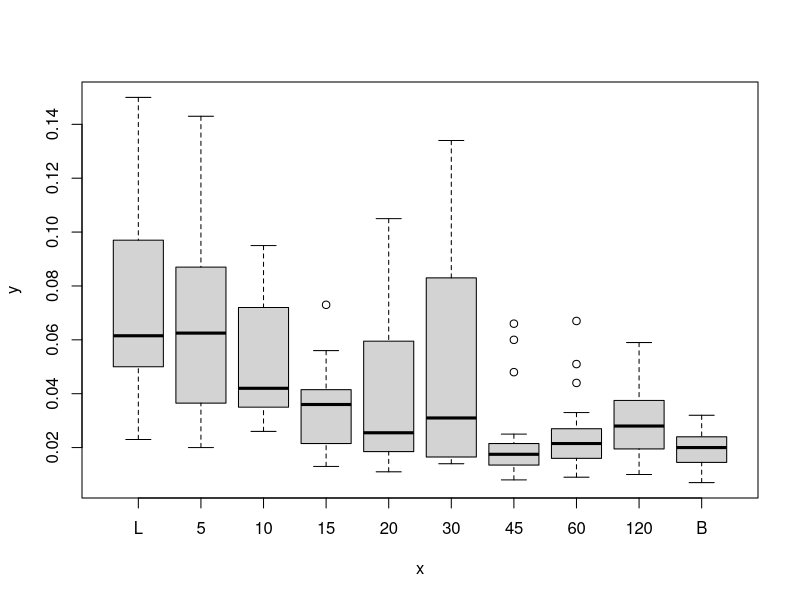
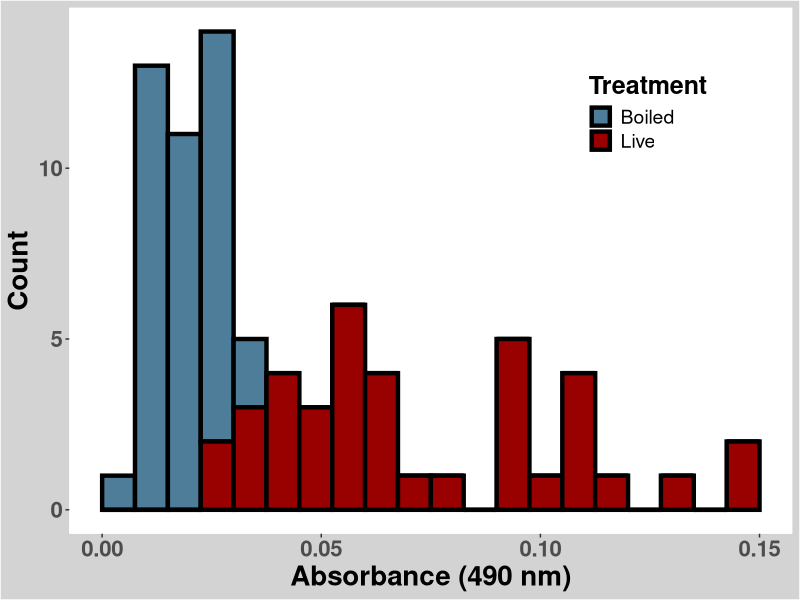
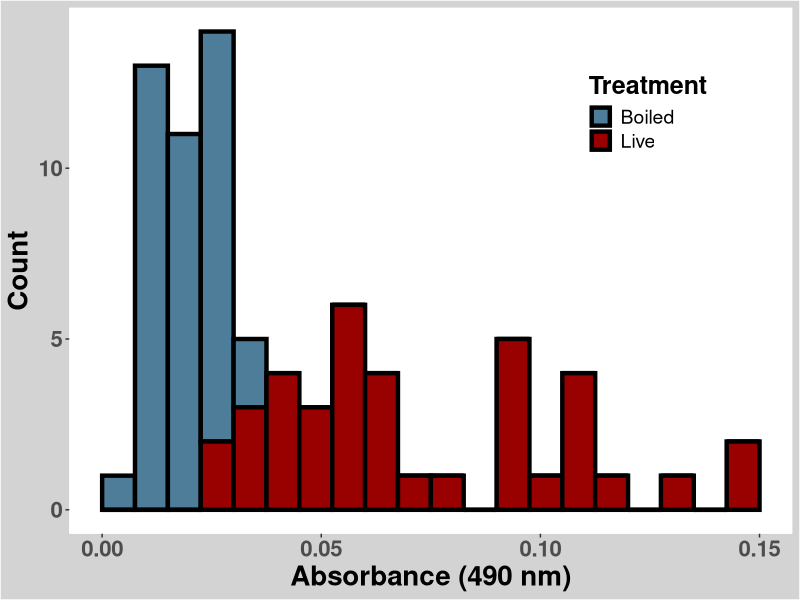
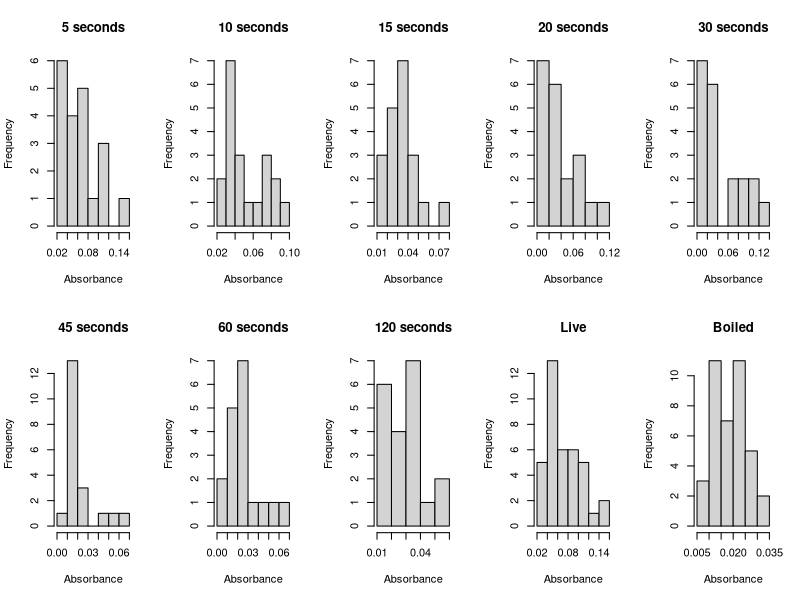
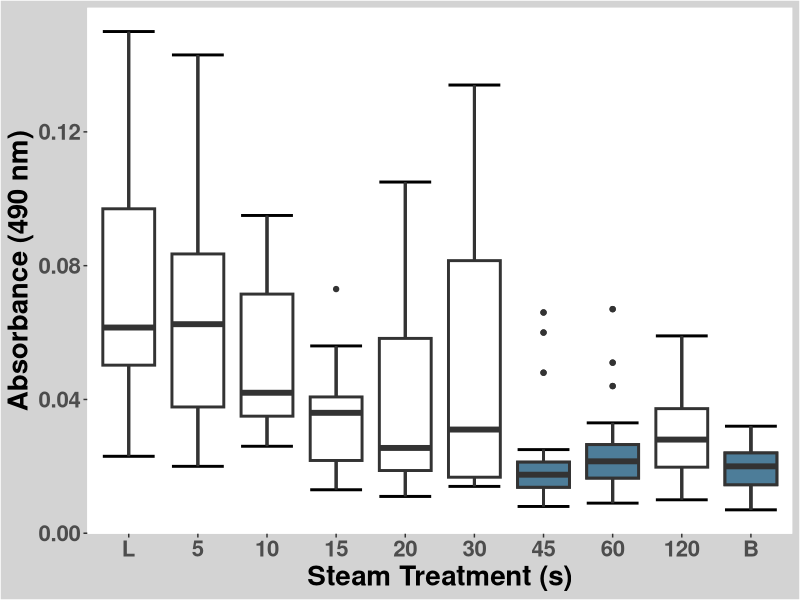
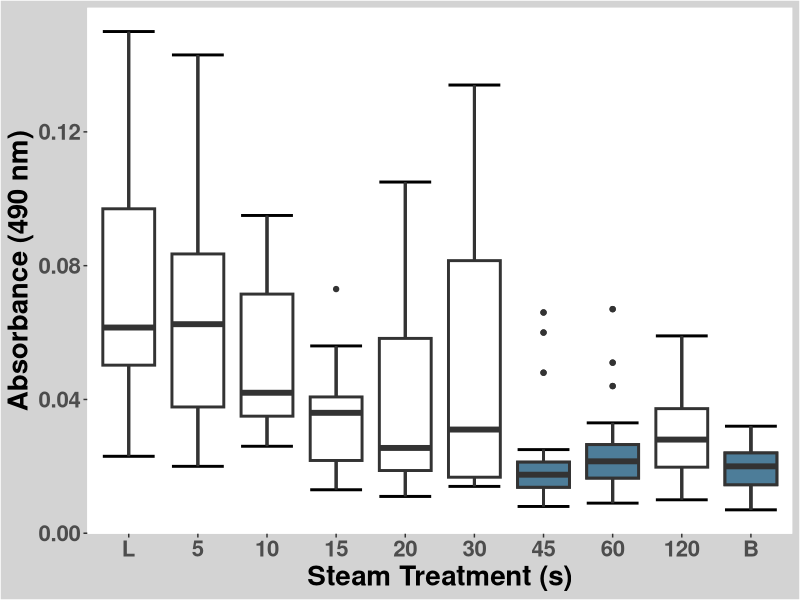
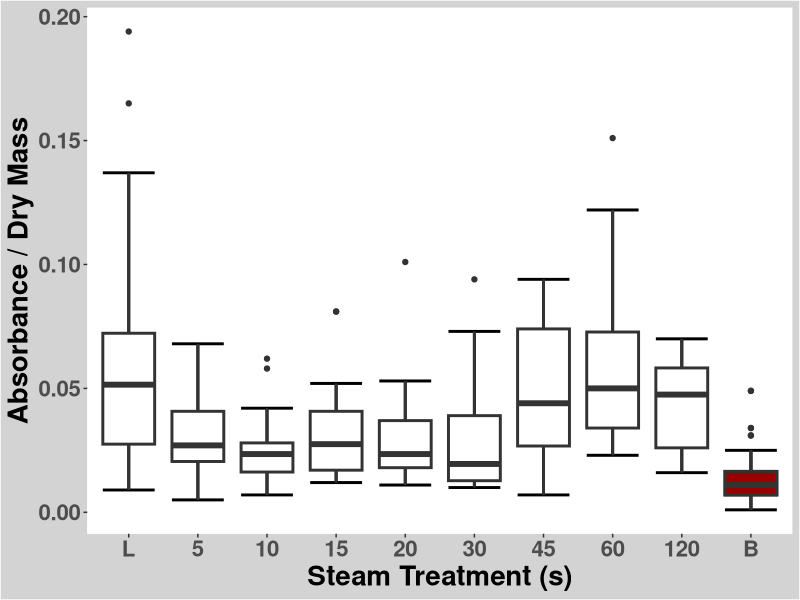
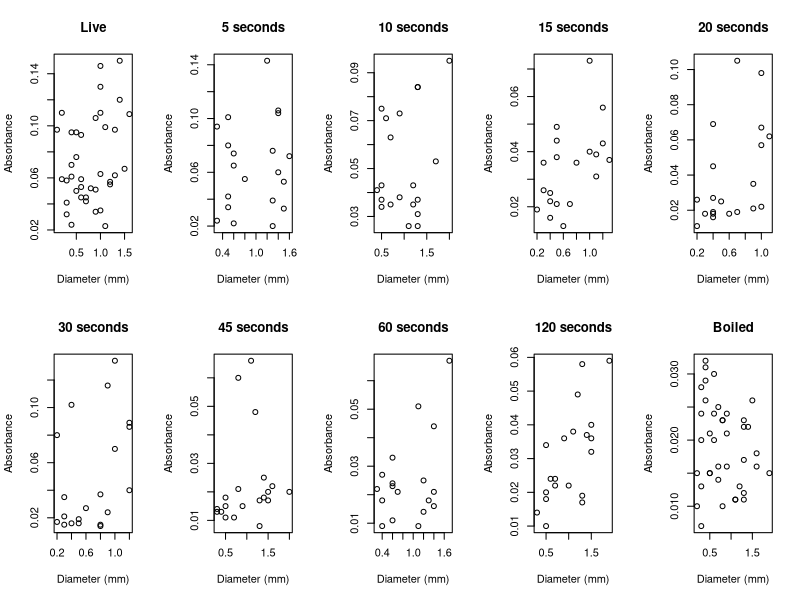

The R source for these figures, in order:
## ---- chunk 1
knitr::opts_chunk$set(echo = TRUE)
## ---- chunk 2
#Install necessary packages
if (!require("ggplot2")) install.packages("ggplot2")
if (!require("car")) install.packages("car")
if (!require("lme4")) install.packages("lme4")
## ---- chunk 3
#Read in csv file and delete empty columns
all_peas = read.csv(file = "../data/FinalDataPeas.csv", header = TRUE)

head(all_peas)
all_peas = all_peas[,-c(14:19)]

colnames(all_peas)
nrow(all_peas)
## ---- chunk 4
#Remove rows of samples eliminated because of experimental mistakes
Sample = match("Smp",colnames(all_peas))
Plant_id = match("Plant", colnames(all_peas))

for(i in nrow(all_peas):1) {
    if(all_peas[i,Sample] == 90 | 
       all_peas[i,Sample] == 91 | 
       all_peas[i,Sample] == 177|
      all_peas[i,Plant_id] == 82) {
          all_peas = all_peas[-i,]
    }
}

nrow(all_peas)
## ---- chunk 5
#Order Treatments by Steam Time
all_peas$Trmt = factor(all_peas$Trmt, 
                       levels = c('L', '5', '10', '15', '20', 
                                  '30', '45', '60', '120', 'B'))
## ---- chunk 6
#Create Numeric Treatments Column for Regressions
all_peas$Time = ifelse(all_peas$Trmt == 'L', 0, ifelse(all_peas$Trmt == 'B', NA, as.numeric(as.character(all_peas$Trmt))))

head(all_peas)
## ---- chunk 7
#Subset Data by Treatment
Trmt_5 = subset(all_peas, all_peas$Trmt == '5')
nrow(Trmt_5)

Trmt_10 = subset(all_peas, all_peas$Trmt == '10')
Trmt_15 = subset(all_peas, all_peas$Trmt == '15')
Trmt_20 = subset(all_peas, all_peas$Trmt == '20')
Trmt_30 = subset(all_peas, all_peas$Trmt == '30')
Trmt_45 = subset(all_peas, all_peas$Trmt == '45')
Trmt_60 = subset(all_peas, all_peas$Trmt == '60')
Trmt_120 = subset(all_peas, all_peas$Trmt == '120')
Trmt_L = subset(all_peas, all_peas$Trmt == 'L')
Trmt_B = subset(all_peas, all_peas$Trmt == 'B')
## ---- chunk 8
#Look at absorbance data of all treatments without mass removed
plot(all_peas$Trmt, all_peas$Abs_Blk)
## ---- chunk 9
#Reorganize Control Data
control_data = rbind(Trmt_L, Trmt_B)

nrow(control_data)

control_data$Trmt = factor(control_data$Trmt, 
                       levels = c('B','L'))
## ---- chunk 10
#Make aesthetically pleasing histogram of controls
pdf('../figs/controls_histogram.pdf')
controls_hist = ggplot(data=control_data, aes(x = Abs_Blk)) + 
  geom_histogram(aes(fill = Trmt), breaks=seq(0, 0.15, by=0.0075), colour="black", size = 1.5) +
  scale_fill_manual(values=c("#4D7D99", "#990000"),name="Treatment",
          breaks=c("B", "L"), 
          labels=c("Boiled", "Live")) +
  theme(axis.text = element_text(face = "bold", size = 16), 
          axis.title = element_text(face = "bold", size = 20),
          legend.position = c(0.8, 0.8),
          legend.title = element_text(size=18, face="bold"),
          legend.text = element_text(size = 14),
          panel.grid.major = element_blank(),
          panel.grid.minor = element_blank(),
          panel.background = element_rect(fill = "white", colour = "white"),
          plot.background = element_rect(fill = "lightgray")) +
  xlab("Absorbance (490 nm)") +
  ylab("Count")
  
 
controls_hist
## ---- chunk 11
#Look at histogram of controls
controls_hist
## ---- chunk 12
#Look at distribution of absorbance data by treatment
par(mfrow = c(2,5))

hist(Trmt_5$Abs_Blk, main = "5 seconds", xlab = "Absorbance")
hist(Trmt_10$Abs_Blk, main = "10 seconds", xlab = "Absorbance")
hist(Trmt_15$Abs_Blk, main = "15 seconds", xlab = "Absorbance")
hist(Trmt_20$Abs_Blk, main = "20 seconds", xlab = "Absorbance")
hist(Trmt_30$Abs_Blk, main = "30 seconds", xlab = "Absorbance")
hist(Trmt_45$Abs_Blk, main = "45 seconds", xlab = "Absorbance")
hist(Trmt_60$Abs_Blk, main = "60 seconds", xlab = "Absorbance")
hist(Trmt_120$Abs_Blk, main = "120 seconds", xlab = "Absorbance")
hist(Trmt_L$Abs_Blk, main = "Live", xlab = "Absorbance")
hist(Trmt_B$Abs_Blk, main = "Boiled", xlab = "Absorbance")
## ---- chunk 13
#Reorder the contrasts so treatments will be compared to boiled controls
all_peas$Trmt = factor(all_peas$Trmt, levels = c('B', 'L', '5', '10', '15', '20',
                                                 '30', '45', '60', '120'))
contrasts(all_peas$Trmt) 

#Create GLM model of the gamma family (because absorbance is > 0 and continuous)
Trmt_model = glm(Abs_Blk ~ Trmt, data = all_peas, family = Gamma())

summary(Trmt_model)
Anova(Trmt_model, type =3)
## ---- chunk 14
#Reorder Treatments by Steam Time
all_peas$Trmt = factor(all_peas$Trmt, levels = c('L', '5', '10', '15', '20',
                                                 '30', '45', '60', '120', 'B'))

#Create aesthetically pleasing boxplot 
    #with treatments significantly different from boiled controls highlighted
pdf('../figs/boxplot.pdf')
final_boxplot = ggplot(all_peas, aes(x = Trmt, y = Abs_Blk)) + 
    stat_boxplot(geom = 'errorbar', lwd =1) + 
    geom_boxplot(lwd = 1) + 
    theme(panel.grid.major = element_blank(), 
          panel.grid.minor = element_blank(), 
          panel.background = element_rect(fill = "white", colour = "white"), 
          plot.background = element_rect(fill = "lightgray"), 
          legend.position ="hidden",
          axis.text = element_text(face = "bold", size = 16),
          axis.title = element_text(face = "bold", size = 20)) +
    xlab("Steam Treatment (s)") +
    ylab("Absorbance (490 nm)") +
    geom_boxplot(data=all_peas[all_peas$Trmt=="B",], aes(x = Trmt, y = Abs_Blk),
                 fill="#4D7D99", lwd = 1) +
    geom_boxplot(data=all_peas[all_peas$Trmt=="45",], aes(x = Trmt, y = Abs_Blk),
                 fill="#4D7D99", lwd = 1) +
    geom_boxplot(data=all_peas[all_peas$Trmt=="60",], aes(x = Trmt, y = Abs_Blk),
                 fill="#4D7D99", lwd = 1)
final_boxplot
## ---- chunk 15
##Look at boxplot
final_boxplot
## ---- chunk 16
#Create GLM model of the gamma family for mass corrected data
all_peas$Trmt = factor(all_peas$Trmt, levels = c('B', 'L', '5', '10', '15', '20',
                                                 '30', '45', '60', '120'))

Mass_Trmt_model = glm(Abs_Mass ~ Trmt, data = all_peas, family = Gamma())

summary(Mass_Trmt_model)
Anova(Mass_Trmt_model, type =3)
## ---- chunk 17
#Reorder treatments by steam time
all_peas$Trmt = factor(all_peas$Trmt, levels = c('L', '5', '10', '15', '20',
                                                 '30', '45', '60', '120', 'B'))

#Make aesthetically pleasing mass corrected boxplot for comparison
masses_boxplot = ggplot(all_peas, aes(x = Trmt, y = Abs_Mass)) + 
    stat_boxplot(geom = 'errorbar', lwd =1) + 
    geom_boxplot(lwd = 1) + 
    theme(panel.grid.major = element_blank(), 
          panel.grid.minor = element_blank(), 
          panel.background = element_rect(fill = "white", colour = "white"), 
          plot.background = element_rect(fill = "lightgray"), 
          legend.position ="hidden",
          axis.text = element_text(face = "bold", size = 16),
          axis.title = element_text(face = "bold", size = 20)) +
    xlab("Steam Treatment (s)") +
    ylab("Absorbance / Dry Mass") +
    geom_boxplot(data=all_peas[all_peas$Trmt=="B",], aes(x = Trmt, y = Abs_Mass),
                 fill="#990000", lwd = 1)
masses_boxplot
## ---- chunk 18
#Check Significance of Diameter
Diam_model = glm(Abs_Blk ~ Diam, data = all_peas, family = Gamma())

summary(Diam_model)
Anova(Diam_model, type =3)
## ---- chunk 19
#Look at the positive diameter trend by treatment and notice it in live controls
par(mfrow = c(2,5))
plot(Abs_Blk ~ Diam, data = Trmt_L, main = "Live", xlab = "Diameter (mm)", ylab = "Absorbance")
plot(Abs_Blk ~ Diam, data = Trmt_5, main = "5 seconds", xlab = "Diameter (mm)", ylab = "Absorbance")
plot(Abs_Blk ~ Diam, data = Trmt_10, main = "10 seconds", xlab = "Diameter (mm)", ylab = "Absorbance")
plot(Abs_Blk ~ Diam, data = Trmt_15, main = "15 seconds", xlab = "Diameter (mm)", ylab = "Absorbance")
plot(Abs_Blk ~ Diam, data = Trmt_20, main = "20 seconds", xlab = "Diameter (mm)", ylab = "Absorbance")
plot(Abs_Blk ~ Diam, data = Trmt_30, main = "30 seconds", xlab = "Diameter (mm)", ylab = "Absorbance")
plot(Abs_Blk ~ Diam, data = Trmt_45, main = "45 seconds", xlab = "Diameter (mm)", ylab = "Absorbance")
plot(Abs_Blk ~ Diam, data = Trmt_60, main = "60 seconds", xlab = "Diameter (mm)", ylab = "Absorbance")
plot(Abs_Blk ~ Diam, data = Trmt_120, main = "120 seconds", xlab = "Diameter (mm)", ylab = "Absorbance")
plot(Abs_Blk ~ Diam, data = Trmt_B, main = "Boiled", xlab = "Diameter (mm)", ylab = "Absorbance")
## ---- chunk 20
#Check diameter trend of live controls to see it is close to being significant
Diam_Live_model = glm(Abs_Blk ~ Diam, data = Trmt_L, family = Gamma())

summary(Diam_Live_model)
Anova(Diam_Live_model, type =3)
## ---- chunk 21
#Make aesthetically pleasing plot of diameter trends with GLM models
pdf('../figs/diam_plot.pdf')
diam_plot = ggplot(all_peas, aes(x=Diam, y=Abs_Blk)) +
    geom_point()  + 
    stat_smooth(method=glm,method.args = list(family = "Gamma"), se=FALSE, 
                color = "#4D7D99") +
    facet_wrap(~ Trmt, nrow = 2) + 
    theme(panel.grid.major = element_blank(), 
          panel.grid.minor = element_blank(), 
          panel.background = element_rect(fill = "white", colour = "white"), 
          plot.background = element_rect(fill = "lightgray"), 
          legend.position ="hidden", 
          strip.text = element_text(face = "bold", size=18),
          axis.title = element_text(face = "bold", size = 20),
          axis.text = element_text(size = 16)) +
    xlab("Diameter (mm)") +
    ylab("Absorbance (490 nm)") +
    scale_x_continuous(breaks=c(0.5, 1.5))
diam_plot
## ---- chunk 22
#Look at diameter plot
diam_plot
## ---- chunk 23
#Look for trends in absorbance based on individual plants
boxplot(all_peas$Abs_Blk~ all_peas$Plant)

all_peas$Plant = as.factor(all_peas$Plant)
Plant_model = glm(Abs_Blk~ Plant, data = all_peas, family = Gamma())
Anova(Plant_model)
## ---- chunk 24
#Since plants are tied to treatments, check plant trends within treatments
par(mfrow = c(2,5))
boxplot(Abs_Blk~ Plant, data = Trmt_L, main = "Live")
boxplot(Abs_Blk~ Plant, data = Trmt_5, main = "5 seconds")
boxplot(Abs_Blk~ Plant, data = Trmt_10, main = "10 seconds")
boxplot(Abs_Blk~ Plant, data = Trmt_15, main = "15 seconds")
boxplot(Abs_Blk~ Plant, data = Trmt_20, main = "20 seconds")
boxplot(Abs_Blk~ Plant, data = Trmt_30, main = "30 seconds")
boxplot(Abs_Blk~ Plant, data = Trmt_45, main = "45 seconds")
boxplot(Abs_Blk~ Plant, data = Trmt_60, main = "60 seconds")
boxplot(Abs_Blk~ Plant, data = Trmt_120, main = "120 seconds")
boxplot(Abs_Blk~ Plant, data = Trmt_B, main = "Boiled")
## ---- chunk 25
#Check significance of plant id in explaining absorbance by treatment
Live_plant_model =  glm(Abs_Blk~ Plant, data = Trmt_L, family = Gamma())
summary(Live_plant_model)

Boiled_plant_model = glm(Abs_Blk~ Plant, data = Trmt_B, family = Gamma())
summary(Boiled_plant_model)

plant_model_5 = glm(Abs_Blk~ Plant, data = Trmt_5, family = Gamma())
summary(plant_model_5)

plant_model_10 = glm(Abs_Blk~ Plant, data = Trmt_10, family = Gamma())
summary(plant_model_10)

plant_model_15 = glm(Abs_Blk~ Plant, data = Trmt_15, family = Gamma())
summary(plant_model_15)

plant_model_20 = glm(Abs_Blk~ Plant, data = Trmt_20, family = Gamma())
summary(plant_model_20)

plant_model_30 = glm(Abs_Blk~ Plant, data = Trmt_30, family = Gamma())
summary(plant_model_30)

plant_model_45 = glm(Abs_Blk~ Plant, data = Trmt_45, family = Gamma())
summary(plant_model_45)

plant_model_60 = glm(Abs_Blk~ Plant, data = Trmt_60, family = Gamma())
summary(plant_model_60)

plant_model_120 = glm(Abs_Blk~ Plant, data = Trmt_120, family = Gamma())
summary(plant_model_120)

## ---- chunk 26
#Due to plant identity and diameter trends in live controls,
    #Make a mixed effects regression model treating those as random effects

#Remove NAs to make mixed effect model
peas_noboiled = all_peas

Treatment = match("Trmt",colnames(all_peas))

for(i in nrow(all_peas):1) {
    if(all_peas[i,Treatment] == "B") {
          peas_noboiled = peas_noboiled[-i,]
    }
}

nrow(peas_noboiled)

#Make mixed model of time removing plant and diameter
mixed_model = glmer(Abs_Blk~ Time + (1|Plant) + (1|Diam), 
                    family = Gamma, 
                    data = peas_noboiled)
summary(mixed_model)
## ---- chunk 27
#Compare mixed model to normal glm to see lower AIC and BIC values for mixed
unmixed_model = glm(Abs_Blk~ Time, family = Gamma, data = peas_noboiled)
summary(unmixed_model)

anova(mixed_model, unmixed_model)
## ---- chunk 28
#Get fitted values from the model and mean of boiled controls
peas_noboiled$fit = fitted(mixed_model)

boil_mean = mean(Trmt_B$Abs_Blk)
## ---- chunk 29
#Create aesthetically pleasing scatterplot of Absorbance vs. Steam Time
    #Overlay the mixed model in blue
    #Add a dashed line showing the mean of boiled controls
    
pdf('../figs/mixed_model_plot.pdf')
Mixed_model_plot = ggplot(peas_noboiled,aes(x=Time,y=Abs_Blk)) +
    geom_point(size = 2.5, shape = 19) + 
    xlab("Steam Time (s)") +
    ylab("Absorbance (490 nm)") +
    theme(axis.text = element_text(face = "bold", size = 12), 
          axis.title = element_text(face = "bold", size = 20),
          panel.grid.major = element_blank(),
          panel.grid.minor = element_blank(),
          panel.background = element_rect(fill = "white", colour = "white"),
          plot.background = element_rect(fill = "lightgray")) +
    geom_smooth(aes(y=peas_noboiled$fit), color = "#4D7D99", size = 1.5, 
               method="glm",se=FALSE,method.args = list(family = "Gamma")) +
    geom_hline(aes(yintercept = boil_mean), color = "#999999", 
               linetype = "dashed", size = 1.5) +
  scale_x_continuous(breaks=c(0, 5, 10, 15, 20, 30, 45, 60, 120))

Mixed_model_plot
## ---- chunk 30
#Look at mixed model plot
Mixed_model_plot
